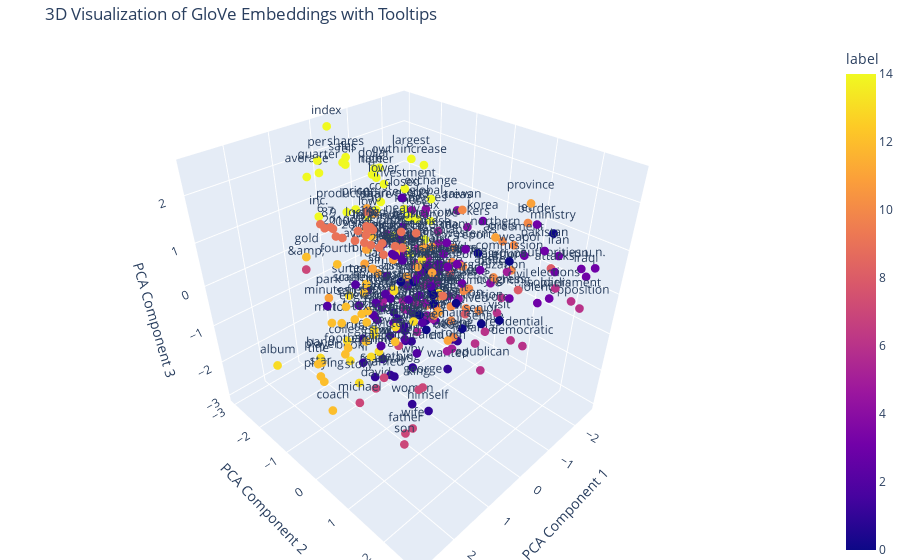

Source (notebook cell):
### Code cell
import plotly.express as px
import pandas as pd

# Create a DataFrame for the 3D vectors, labels, and words
df = pd.DataFrame({
    'x': vectors_3d[200:500, 0],
    'y': vectors_3d[200:500, 1],
    'z': vectors_3d[200:500, 2],
    'label': labels[200:500],
    'word': glove_words[200:500]
})

# Create a 3D scatter plot using Plotly
fig = px.scatter_3d(df, x='x', y='y', z='z', color='label', text='word',
                    hover_data={'word': True, 'label': True})

fig.update_traces(marker=dict(size=3))

# Update the layout for better visualization
fig.update_layout(
    title='3D Visualization of GloVe Embeddings with Tooltips',
    scene=dict(
        xaxis_title='PCA Component 1',
        yaxis_title='PCA Component 2',
        zaxis_title='PCA Component 3'
    ),
    margin=dict(l=0, r=0, b=0, t=40)
)

# Show the plot
fig.show()

### Figure 1 — Plotly figure (JSON) as saved in the notebook; plotly's stock layout.template omitted (floating-point values rounded to 4 significant figures; data arrays with more than 128 entries replaced by an {"elided": "..."} marker saying what was removed)
{"data": [{"customdata": {"elided": "300x2 mixed values"}, "hovertemplate": "x=%{x}<br>y=%{y}<br>z=%{z}<br>word=%{customdata[0]}<br>label=%{marker.color}<extra></extra>", "legendgroup": "", "marker": {"color": {"elided": "300 int values"}, "coloraxis": "coloraxis", "size": 3, "symbol": "circle"}, "mode": "markers+text", "name": "", "scene": "scene", "showlegend": false, "text": {"elided": "300 str values"}, "type": "scatter3d", "x": {"elided": "300 float values"}, "y": {"elided": "300 float values"}, "z": {"elided": "300 float values"}}], "layout": {"coloraxis": {"colorbar": {"title": {"text": "label"}}, "colorscale": [[0, "#0d0887"], [0.1111, "#46039f"], [0.2222, "#7201a8"], [0.3333, "#9c179e"], [0.4444, "#bd3786"], [0.5556, "#d8576b"], [0.6667, "#ed7953"], [0.7778, "#fb9f3a"], [0.8889, "#fdca26"], [1, "#f0f921"]]}, "legend": {"tracegroupgap": 0}, "margin": {"b": 0, "l": 0, "r": 0, "t": 40}, "scene": {"domain": {"x": [0, 1], "y": [0, 1]}, "xaxis": {"title": {"text": "PCA Component 1"}}, "yaxis": {"title": {"text": "PCA Component 2"}}, "zaxis": {"title": {"text": "PCA Component 3"}}}, "title": {"text": "3D Visualization of GloVe Embeddings with Tooltips"}}}
